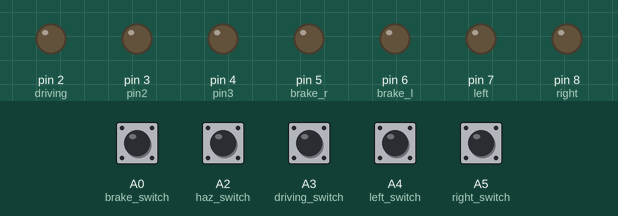
Recording of a sketch running on a simulated Arduino Uno, built with avr-gcc and run on an emulated ATmega328P. On the bench: output pins drawn as LEDs (lit = HIGH). Dashed ring = blinking. The inputs (shaded band) are chosen by the test bench; at power-on: A0 (brake_switch) HIGH, A2 (haz_switch), A3 (driving_switch), A4 (left_switch), A5 (right_switch) LOW.

Above: at 1.2 s.
1.3 s: A2 (haz_switch) pulled HIGH for 1 s
At 1.55 s:
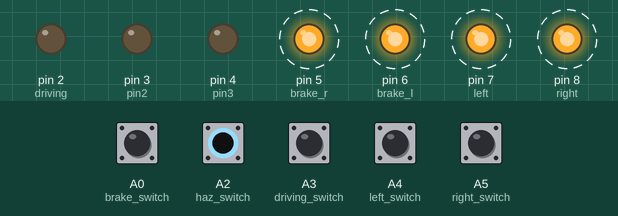
4.3 s: A0 (brake_switch) pulled LOW for 0.15 s
At 4.37 s:
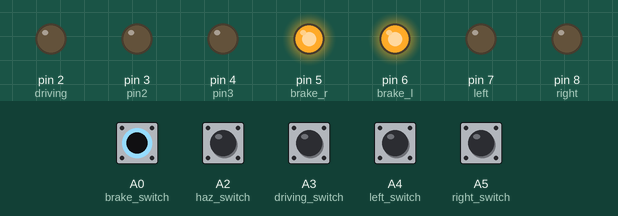
5.9 s: A3 (driving_switch) pulled HIGH for 0.15 s
At 7.1 s:
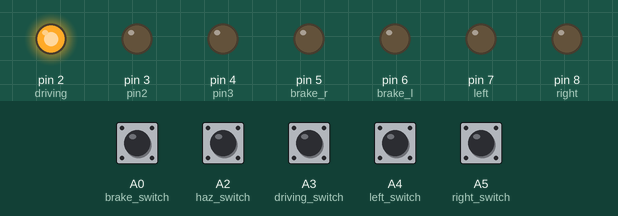
7.5 s: A4 (left_switch) pulled HIGH for 0.15 s
At 8.5 s:
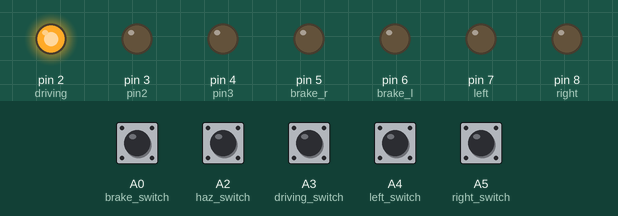
9.1 s: A5 (right_switch) pulled HIGH for 0.15 s
At 9.8 s:
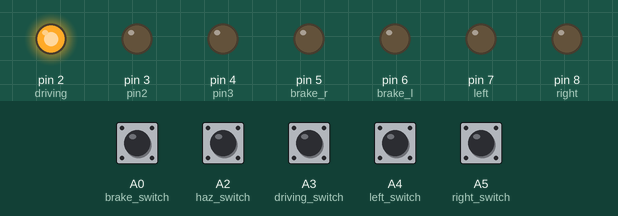
10.7 s: A2 (haz_switch) pulled HIGH for 0.15 s
At 12.2 s:
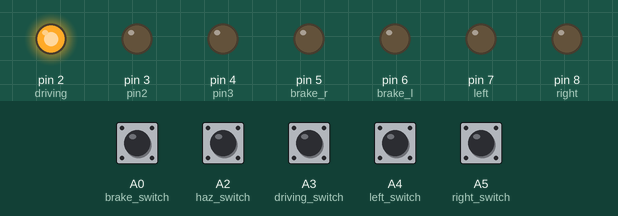
Timing chart, 0 to 13.3 s (numbered marks = the images above; inputs shaded):
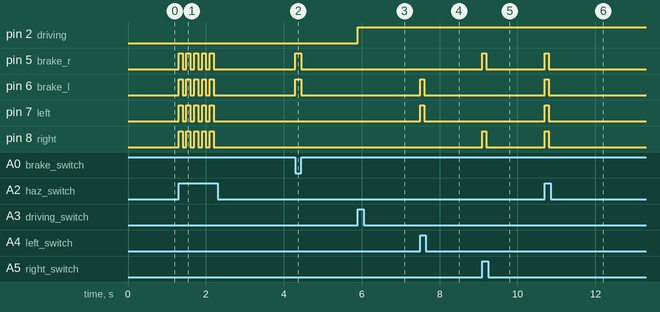

Measured:
- after the input at 1.3 s, pin 5 (brake_r), pin 6 (brake_l), pin 7 (left), pin 8 (right): alternates HIGH for 0.10 s and LOW for 0.10 s, 10 changes in all, then stays LOW, starting at once
- after the input at 4.3 s, pin 5 (brake_r), pin 6 (brake_l): LOW → HIGH at once, → LOW 0.15 s later
- after the input at 5.9 s, pin 2 (driving): LOW → HIGH at once
- after the input at 7.5 s, pin 6 (brake_l), pin 7 (left): LOW → HIGH at once, → LOW 0.10 s later
- after the input at 9.1 s, pin 5 (brake_r), pin 8 (right): LOW → HIGH at once, → LOW 0.10 s later
- after the input at 10.7 s, pin 5 (brake_r), pin 6 (brake_l), pin 7 (left), pin 8 (right): LOW → HIGH at once, → LOW 0.10 s later

The sketch:

test.ino
```cpp
bool right_state = LOW;
bool left_state = LOW;
bool driving_state = LOW;
bool haz_state = LOW;
bool wiper_state = LOW;
bool brake_state = LOW;
bool driving_previous = LOW;

const int driving = 2;
const int pin2 = 3;
const int pin3 = 4;
const int brake_r = 5;
const int brake_l = 6;
const int left = 7;
const int right = 8;
const int brake_switch = A0;
const int wiper_switch = A1;
const int haz_switch = A2;
const int driving_switch = A3;
const int left_switch = A4;
const int right_switch = A5;

int debounce = 50;

long time = 0;

void setup() {
  // put your setup code here, to run once:
pinMode(driving, OUTPUT);
pinMode(pin2, OUTPUT);
pinMode(pin3, OUTPUT);
pinMode(brake_r, OUTPUT);
pinMode(brake_l, OUTPUT);
pinMode(left, OUTPUT);
pinMode(right, OUTPUT);
pinMode(right_switch, INPUT);
pinMode(left_switch, INPUT);
pinMode(driving_switch, INPUT);
pinMode(haz_switch, INPUT);
pinMode(wiper_switch, INPUT);
pinMode(brake_switch, INPUT_PULLUP);


}

void loop() {
right_state = digitalRead(right_switch);
  left_state = digitalRead(left_switch);
  driving_state = digitalRead(driving_switch);
  haz_state = digitalRead(haz_switch);
  brake_state = digitalRead(brake_switch);

if( right_state == HIGH ){
  digitalWrite(right, HIGH);
  digitalWrite(brake_r, HIGH);
  delay(100);
  digitalWrite(right,LOW);
  digitalWrite(brake_r,LOW);
  delay(100);
}

if( left_state == HIGH ){
  digitalWrite(left, HIGH);
  digitalWrite(brake_l, HIGH);
  delay(100);
  digitalWrite(left,LOW);
  digitalWrite(brake_l,LOW);
  delay(100);
}

if( brake_state == LOW ){
  digitalWrite(brake_r, HIGH);
  digitalWrite(brake_l, HIGH);
}else{
 digitalWrite(brake_r, LOW);
 digitalWrite(brake_l, LOW);
}
  if(driving_state == HIGH && driving_previous == LOW && millis() - time > debounce) {
    if(driving == HIGH){
      digitalWrite(driving,LOW);
    } else {
       digitalWrite(driving,HIGH);
    }
    time = millis();
  driving_previous == driving_state;
  }

if( haz_state == HIGH ){
  digitalWrite(brake_r, HIGH);
  digitalWrite(brake_l, HIGH);
  digitalWrite(right,HIGH);
  digitalWrite(left,HIGH);
  delay(100);
  digitalWrite(brake_r, LOW);
  digitalWrite(brake_l, LOW);
  digitalWrite(right,LOW);
  digitalWrite(left,LOW);
  delay(100);
}
}
```
